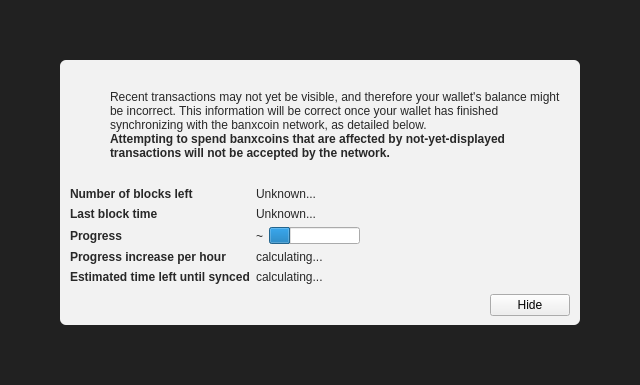
<?xml version="1.0" encoding="UTF-8"?>
<ui version="4.0">
 <class>ModalOverlay</class>
 <widget class="ModalOverlay" name="ModalOverlay">
  <property name="geometry">
   <rect>
    <x>0</x>
    <y>0</y>
    <width>640</width>
    <height>385</height>
   </rect>
  </property>
  <property name="windowTitle">
   <string>Form</string>
  </property>
  <layout class="QVBoxLayout" name="verticalLayout" stretch="0">
   <property name="sizeConstraint">
    <enum>QLayout::SetDefaultConstraint</enum>
   </property>
   <property name="leftMargin">
    <number>0</number>
   </property>
   <property name="topMargin">
    <number>0</number>
   </property>
   <property name="rightMargin">
    <number>0</number>
   </property>
   <property name="bottomMargin">
    <number>0</number>
   </property>
   <item>
    <widget class="QWidget" name="bgWidget" native="true">
     <property name="styleSheet">
      <string notr="true">#bgWidget { background: rgba(0,0,0,220); }</string>
     </property>
     <layout class="QVBoxLayout" name="verticalLayoutMain" stretch="1">
      <property name="leftMargin">
       <number>60</number>
      </property>
      <property name="topMargin">
       <number>60</number>
      </property>
      <property name="rightMargin">
       <number>60</number>
      </property>
      <property name="bottomMargin">
       <number>60</number>
      </property>
      <item>
       <widget class="QWidget" name="contentWidget" native="true">
        <property name="styleSheet">
         <string notr="true">#contentWidget { background: rgba(255,255,255,240); border-radius: 6px; }

QLabel { color: rgb(40,40,40);  }</string>
        </property>
        <layout class="QVBoxLayout" name="verticalLayoutSub" stretch="1,0,0,0">
         <property name="spacing">
          <number>0</number>
         </property>
         <property name="leftMargin">
          <number>10</number>
         </property>
         <property name="topMargin">
          <number>10</number>
         </property>
         <property name="rightMargin">
          <number>10</number>
         </property>
         <property name="bottomMargin">
          <number>10</number>
         </property>
         <item>
          <layout class="QHBoxLayout" name="horizontalLayoutIconText" stretch="0,1">
           <property name="topMargin">
            <number>20</number>
           </property>
           <item>
            <layout class="QVBoxLayout" name="verticalLayoutIcon">
             <property name="leftMargin">
              <number>0</number>
             </property>
             <item>
              <widget class="QPushButton" name="warningIcon">
               <property name="enabled">
                <bool>false</bool>
               </property>
               <property name="text">
                <string/>
               </property>
               <property name="icon">
                <iconset>
                 <normaloff>:/icons/warning</normaloff>
                 <disabledoff>:/icons/warning</disabledoff>:/icons/warning</iconset>
               </property>
               <property name="iconSize">
                <size>
                 <width>48</width>
                 <height>48</height>
                </size>
               </property>
               <property name="flat">
                <bool>true</bool>
               </property>
              </widget>
             </item>
             <item>
              <spacer name="verticalSpacerWarningIcon">
               <property name="orientation">
                <enum>Qt::Vertical</enum>
               </property>
               <property name="sizeHint" stdset="0">
                <size>
                 <width>20</width>
                 <height>40</height>
                </size>
               </property>
              </spacer>
             </item>
            </layout>
           </item>
           <item>
            <layout class="QVBoxLayout" name="verticalLayoutInfoText">
             <property name="leftMargin">
              <number>0</number>
             </property>
             <property name="topMargin">
              <number>0</number>
             </property>
             <item>
              <widget class="QLabel" name="infoText">
               <property name="text">
                <string>Recent transactions may not yet be visible, and therefore your wallet's balance might be incorrect. This information will be correct once your wallet has finished synchronizing with the banxcoin network, as detailed below.</string>
               </property>
               <property name="textFormat">
                <enum>Qt::RichText</enum>
               </property>
               <property name="wordWrap">
                <bool>true</bool>
               </property>
              </widget>
             </item>
             <item>
              <widget class="QLabel" name="infoTextStrong">
               <property name="font">
                <font>
                 <weight>75</weight>
                 <bold>true</bold>
                </font>
               </property>
               <property name="text">
                <string>Attempting to spend banxcoins that are affected by not-yet-displayed transactions will not be accepted by the network.</string>
               </property>
               <property name="textFormat">
                <enum>Qt::RichText</enum>
               </property>
               <property name="wordWrap">
                <bool>true</bool>
               </property>
              </widget>
             </item>
             <item>
              <spacer name="verticalSpacerInTextSpace">
               <property name="orientation">
                <enum>Qt::Vertical</enum>
               </property>
               <property name="sizeHint" stdset="0">
                <size>
                 <width>20</width>
                 <height>40</height>
                </size>
               </property>
              </spacer>
             </item>
            </layout>
           </item>
          </layout>
         </item>
         <item>
          <spacer name="verticalSpacerAfterText">
           <property name="orientation">
            <enum>Qt::Vertical</enum>
           </property>
           <property name="sizeHint" stdset="0">
            <size>
             <width>20</width>
             <height>40</height>
            </size>
           </property>
          </spacer>
         </item>
         <item>
          <layout class="QFormLayout" name="formLayout">
           <property name="fieldGrowthPolicy">
            <enum>QFormLayout::FieldsStayAtSizeHint</enum>
           </property>
           <property name="horizontalSpacing">
            <number>6</number>
           </property>
           <property name="verticalSpacing">
            <number>6</number>
           </property>
           <property name="topMargin">
            <number>10</number>
           </property>
           <item row="0" column="0">
            <widget class="QLabel" name="labelNumberOfBlocksLeft">
             <property name="font">
              <font>
               <weight>75</weight>
               <bold>true</bold>
              </font>
             </property>
             <property name="text">
              <string>Number of blocks left</string>
             </property>
            </widget>
           </item>
           <item row="0" column="1">
            <widget class="QLabel" name="numberOfBlocksLeft">
             <property name="text">
              <string>Unknown...</string>
             </property>
            </widget>
           </item>
           <item row="1" column="0">
            <widget class="QLabel" name="labelLastBlockTime">
             <property name="font">
              <font>
               <weight>75</weight>
               <bold>true</bold>
              </font>
             </property>
             <property name="text">
              <string>Last block time</string>
             </property>
            </widget>
           </item>
           <item row="1" column="1">
            <widget class="QLabel" name="newestBlockDate">
             <property name="sizePolicy">
              <sizepolicy hsizetype="Maximum" vsizetype="Preferred">
               <horstretch>0</horstretch>
               <verstretch>0</verstretch>
              </sizepolicy>
             </property>
             <property name="text">
              <string>Unknown...</string>
             </property>
            </widget>
           </item>
           <item row="2" column="0">
            <widget class="QLabel" name="labelSyncDone">
             <property name="font">
              <font>
               <weight>75</weight>
               <bold>true</bold>
              </font>
             </property>
             <property name="text">
              <string>Progress</string>
             </property>
            </widget>
           </item>
           <item row="2" column="1">
            <layout class="QHBoxLayout" name="horizontalLayoutSync" stretch="0,1">
             <item>
              <widget class="QLabel" name="percentageProgress">
               <property name="text">
                <string notr="true">~</string>
               </property>
              </widget>
             </item>
             <item>
              <widget class="QProgressBar" name="progressBar">
               <property name="value">
                <number>24</number>
               </property>
               <property name="format">
                <string/>
               </property>
              </widget>
             </item>
            </layout>
           </item>
           <item row="4" column="0">
            <widget class="QLabel" name="labelProgressIncrease">
             <property name="font">
              <font>
               <weight>75</weight>
               <bold>true</bold>
              </font>
             </property>
             <property name="text">
              <string>Progress increase per hour</string>
             </property>
            </widget>
           </item>
           <item row="4" column="1">
            <widget class="QLabel" name="progressIncreasePerH">
             <property name="text">
              <string>calculating...</string>
             </property>
            </widget>
           </item>
           <item row="5" column="0">
            <widget class="QLabel" name="labelEstimatedTimeLeft">
             <property name="font">
              <font>
               <weight>75</weight>
               <bold>true</bold>
              </font>
             </property>
             <property name="text">
              <string>Estimated time left until synced</string>
             </property>
            </widget>
           </item>
           <item row="5" column="1">
            <widget class="QLabel" name="expectedTimeLeft">
             <property name="text">
              <string>calculating...</string>
             </property>
            </widget>
           </item>
          </layout>
         </item>
         <item>
          <layout class="QHBoxLayout" name="horizontalLayoutButtons">
           <property name="leftMargin">
            <number>10</number>
           </property>
           <property name="topMargin">
            <number>10</number>
           </property>
           <item>
            <spacer name="horizontalSpacer">
             <property name="orientation">
              <enum>Qt::Horizontal</enum>
             </property>
             <property name="sizeHint" stdset="0">
              <size>
               <width>40</width>
               <height>20</height>
              </size>
             </property>
            </spacer>
           </item>
           <item>
            <widget class="QPushButton" name="closeButton">
             <property name="text">
              <string>Hide</string>
             </property>
            </widget>
           </item>
          </layout>
         </item>
        </layout>
       </widget>
      </item>
     </layout>
    </widget>
   </item>
  </layout>
 </widget>
 <customwidgets>
  <customwidget>
   <class>ModalOverlay</class>
   <extends>QWidget</extends>
   <header>qt/modaloverlay.h</header>
   <container>1</container>
  </customwidget>
 </customwidgets>
 <resources/>
 <connections/>
</ui>
